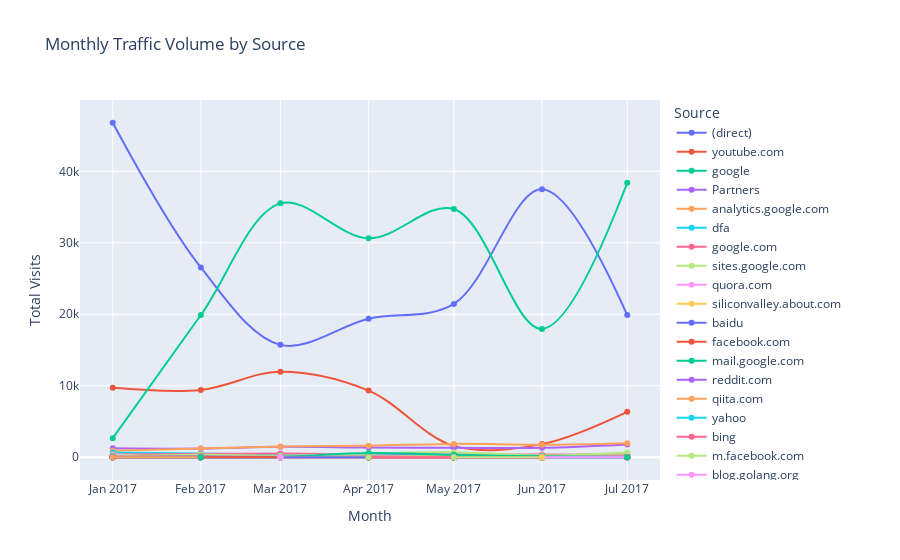

Notebook source saved alongside this figure:
### Code cell
fig = px.line(df, x='month', y='total_visits', color='source',
              title='Monthly Traffic Volume by Source',
              markers=True, line_shape='spline')

fig.update_layout(xaxis_title='Month', yaxis_title='Total Visits', legend_title='Source')
fig.show()
